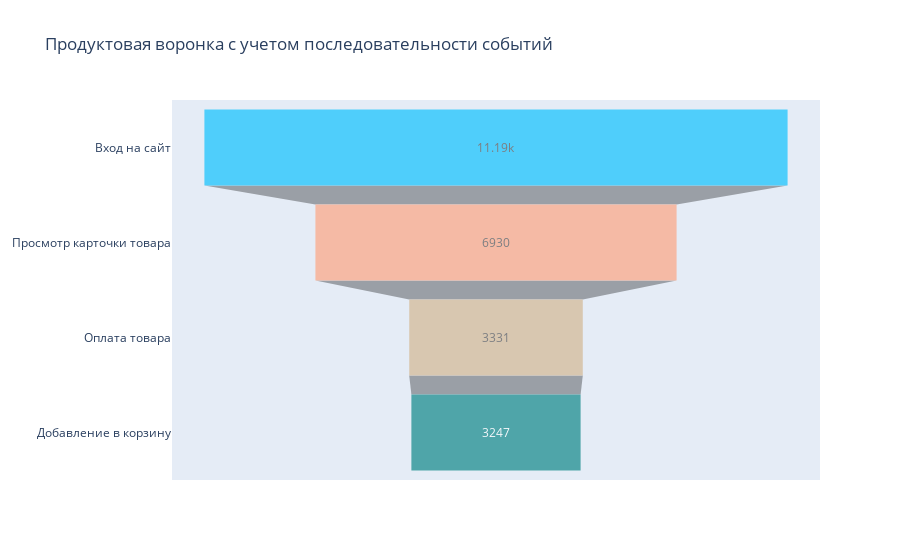

The notebook cell saved with this chart:
### Markdown cell above
Построим график воронки

### Code cell
fig = go.Figure(
go.Funnel(
      y = [
         "Вход на сайт", 
         "Просмотр карточки товара", 
         "Оплата товара",
         "Добавление в корзину"],
      x = [11190, 6930, 3331, 3247],
      opacity = 0.65, marker = {"color": ["deepskyblue", "lightsalmon", "tan", "teal", "silver"],
    }
  )
)
fig.update_layout(title="Продуктовая воронка с учетом последовательности событий")
fig.show()

### Figure 1 — Plotly figure (JSON) as saved in the notebook; plotly's stock layout.template omitted (floating-point values rounded to 4 significant figures)
{"data": [{"marker": {"color": ["deepskyblue", "lightsalmon", "tan", "teal", "silver"]}, "opacity": 0.65, "type": "funnel", "x": [11190, 6930, 3331, 3247], "y": ["Вход на сайт", "Просмотр карточки товара", "Оплата товара", "Добавление в корзину"]}], "layout": {"title": {"text": "Продуктовая воронка с учетом последовательности событий"}}}
